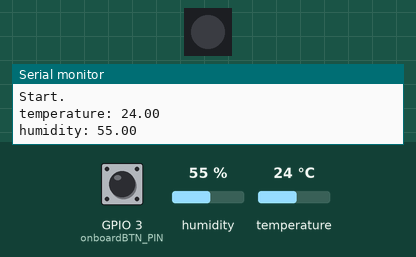
This sketch was run on a simulated ESP32-C3. Shown: 1 RGB LEDs in strip order, left to right, the last lines printed to the serial monitor. Wiring (inferred from the names in the program): AHT10/20 sensor at I2C address 0x38. The inputs (shaded band) are chosen by the test bench; at power-on: GPIO 3 (onboardBTN_PIN) HIGH, humidity 55 %, temperature 24 °C. Dim RGB values are drawn brighter than linear.

Above: at 1.6 s.
1.7 s: GPIO 3 (onboardBTN_PIN) pulled LOW for 0.15 s
At 4.8 s:
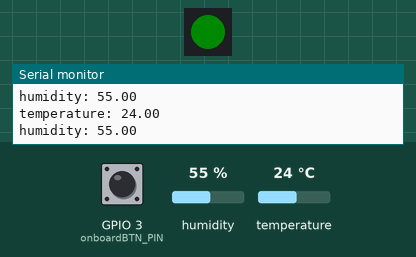
Timing chart, 0 to 10.7 s (numbered marks = the images above; inputs shaded):
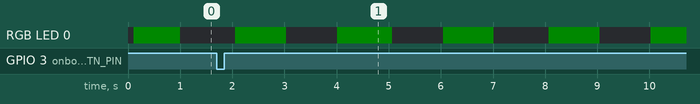

The sketch:

M5StampC3_AHT25_20240610.ino
```cpp
#include <Adafruit_NeoPixel.h>//オンボードLEDでも使用している
#include <time.h>
#include <Wire.h>
#include <CRC8.h>//by Rob Tillaart

//ピンアサイン割り当て
#define onboardLED 2//オンボードLED picoは27
#define onboardBTN_PIN 3//オンボードタクトスイッチ picoは39

Adafruit_NeoPixel pixels0(1, onboardLED);
//Adafruit_NeoPixel pixels0 = Adafruit_NeoPixel(3, 10, NEO_GRB + NEO_KHZ800);//いる？
hw_timer_t * timer = NULL;

const int PIN_I2C_SDA = 8;
const int PIN_I2C_SCL = 9;
const byte AHT25_ADDR = 0x38;
const double ERROR_VALUE = 999.0;

CRC8 crc;
double temperature;
double humidity;

uint8_t count_timer_10 = 0;
uint8_t count_timer_10_one = 0;
uint8_t count_timer_100 = 0;
uint8_t count_timer_100_one = 0;
uint8_t count_timer_500 = 0;
uint8_t count_timer_500_one = 0;
uint16_t count_timer_1000 = 0;
uint16_t count_timer_1000_one = 0;
uint16_t count_timer_60000 = 0;
uint16_t count_timer_60000_one = 0;
uint16_t count_timer_10m = 0;
uint16_t count_timer_10m_one = 0;
uint16_t count_timer_LCD_one = 0;
uint16_t count_onbordLed_one = 0;
uint16_t count_flicker_100 = 0;
uint16_t count_flicker_500 = 0;
uint16_t count_flicker_1000 = 0;
uint16_t count_flicker_60000 = 0;
uint16_t count_beep_100 = 0;
uint8_t onboardBTN = 0;
uint8_t onboardBTN_re = 0;
uint8_t onboardBTN_one = 0;

uint32_t colors[] = {
    pixels0.Color(10, 0, 0), //0 Red
    pixels0.Color(0, 10, 0), //1 Green
    pixels0.Color(0, 0, 30), //2 Blue
    pixels0.Color(10, 0, 10), //3 Pink
    pixels0.Color(10, 10, 0), //4 Yellow
    pixels0.Color(10, 3, 0),//5 Orange
    pixels0.Color(0, 10, 10), //6 Light blue
    pixels0.Color(10, 10, 10), //6 White
    pixels0.Color(10, 0, 0)};//7 Red
//const uint8_t COLORS_LEN = (uint8_t)(sizeof(colors) / sizeof(colors[0]));

void onTimer(){
  count_timer_10_one = 1;
  if(count_timer_100==9){count_timer_100 = 0;
    count_timer_100_one = 1;
    count_timer_LCD_one = 1;
    count_onbordLed_one = 1;
    if(count_flicker_100 == 0){  count_flicker_100 = 1;
    }else{                        count_flicker_100 = 0;}

    if(count_beep_100 == 0){}else{count_beep_100--;}//ビープ音長さ

  }else{                  count_timer_100++;  }

  if(count_timer_500==49){count_timer_500 = 0;
    count_timer_500_one = 1;
    //Serial.printf("millis(500)= %u ms\n", millis());//デバッグ用

    if(count_flicker_500 == 0){  count_flicker_500 = 1;
    }else{                        count_flicker_500 = 0;}
  }else{                    count_timer_500++;      }

  if(count_timer_1000==99){count_timer_1000 = 0;
    count_timer_1000_one = 1;
    //Serial.printf("millis(1000)= %u ms\n", millis());//デバッグ用

    if(count_timer_60000==59){  count_timer_60000 = 0;
      count_timer_60000_one = 1;
      if(count_timer_10m == 9){ count_timer_10m = 0;
        count_timer_10m_one = 1;
      }else{  count_timer_10m++;}
    }else{  count_timer_60000++;}

    if(count_flicker_1000 == 0){  count_flicker_1000 = 1;
    }else{                        count_flicker_1000 = 0;}
  }else{                    count_timer_1000++;      }
}

void setup(void) {
  pixels0.begin();// initialize the pixel オンボードLED
  Serial.begin(115200);
  Wire.begin(PIN_I2C_SDA, PIN_I2C_SCL);
  //Wire.setWireTimeout(1000); // タイムアウトを1000msに設定
  // #if defined(WIRE_HAS_TIMEOUT)
  //   Wire.setWireTimeout(1000 /* us */, true /* reset_on_timeout */);
  // #endif

  //割り込み処理の初期化
  timer = timerBegin(0, 80, true);// タイマ作成
  timerAttachInterrupt(timer, &onTimer, true); //タイマ割り込みサービス・ルーチン onTimer を登録
  timerAlarmWrite(timer, 10000, true);// 割り込みタイミングの設定 10000=10msec
  timerAlarmEnable(timer);// タイマ有効化

  //入出力設定
  //pinModeの設定値:INPUT_PULLUP,INPUT,OUTPUT
  pinMode(onboardBTN_PIN, INPUT_PULLUP);//オンボードタクトスイッチ

  //温湿度計センサー初期化
  initAht25();

  Serial.printf("Start.\n");
}

void loop() {

  io_prosess();//IO処理

  updateAht25();

  if(count_timer_1000_one != 0){count_timer_1000_one = 0;
    printSensorValues();
  }

  if(onboardBTN_one!=0){onboardBTN_one = 0;
    Serial.printf("Button OK.\n");
  }

  //delay(3000);
}

void io_prosess(){
  //入出力処理

  //オンボードスイッチ
  onboardBTN = digitalRead(onboardBTN_PIN);
  if(onboardBTN != onboardBTN_re && onboardBTN == 0){
    onboardBTN_one = 1;
  }
  onboardBTN_re = onboardBTN;

  if(count_onbordLed_one!=0){count_onbordLed_one == 0;
    //オンボードLEDを制御

    if(count_flicker_1000 == 0){
      pixels0.setPixelColor(0, colors[1]);
    }else{
      pixels0.clear();
    }

    pixels0.show();
  }

  //アナログ入力
  //int an0 = analogRead(0);

  //デジタル入力
  //onBTN = !digitalRead(Pin_G6);//無線リモコンからのON信号
  //checkBTN = !digitalRead(Pin_G7);//無線リモコンからのCheck信号
}

void initAht25(void) {
  delay(100);
  Wire.beginTransmission(AHT25_ADDR);
  Wire.write(0x71);
  Wire.endTransmission();
  delay(10);

  crc.setPolynome(0x31);
  crc.setStartXOR(0xFF);
}

void updateAht25(void) {
  byte buf[7];
  uint32_t humidity_raw;
  uint32_t temperature_raw;
  byte state;

  Wire.beginTransmission(AHT25_ADDR);
  Wire.write(0xAC);
  Wire.write(0x33);
  Wire.write(0x00);
  Wire.endTransmission();
  do {
    delay(80);
    Wire.requestFrom(AHT25_ADDR, 7);
    if (Wire.available() >= 7) {
      for(int i=0; i<7; i++) {
        buf[i] = Wire.read();
      }
    }
  } while((buf[0] & 0x80) != 0);

  crc.restart();
  crc.add(buf, 6);

  if (buf[6] == crc.getCRC()) {
    state = buf[0];
    humidity_raw = ((uint32_t)buf[1] << 12)|((uint32_t)buf[2] << 4)|(((uint32_t)buf[3] >> 4) & 0x0F);
    temperature_raw = (((uint32_t)buf[3] & 0x0F) << 16)|((uint32_t)buf[4] << 8)|((uint32_t)buf[5]);

    humidity = humidity_raw / 1048576.0 * 100;
    temperature = temperature_raw / 1048576.0 * 200 - 50;
  } else {
    // error
    humidity = ERROR_VALUE;
    temperature = ERROR_VALUE;
  }
}

void printSensorValues() {//温湿度をシリアル出力
  if (temperature == ERROR_VALUE || humidity == ERROR_VALUE) return;

  Serial.print("temperature: ");
  Serial.println(temperature);
  Serial.print("humidity: ");
  Serial.println(humidity);
}
```
